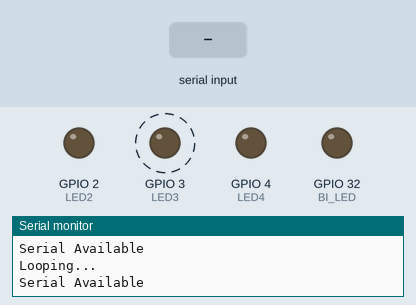
Simulated run of this sketch. Board: ESP32. On the bench: output pins drawn as LEDs (lit = HIGH), the last lines printed to the serial monitor. Dashed ring = blinking. The inputs (shaded band) are chosen by the test bench.

Above: at 2.0 s.
2.1 s: "4" received over Serial
At 2.45 s:
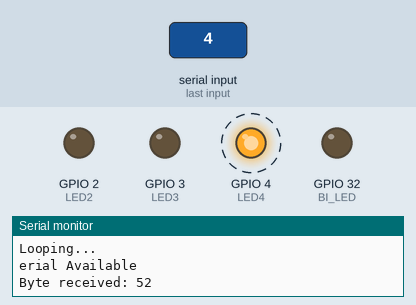
5.1 s: "3" received over Serial
At 5.9 s:
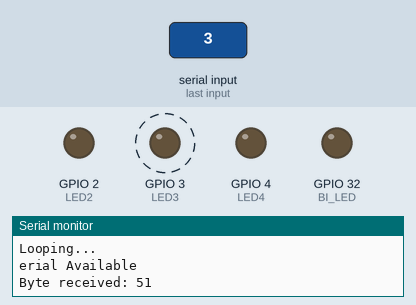
8.1 s: "s" received over Serial
At 8.45 s:
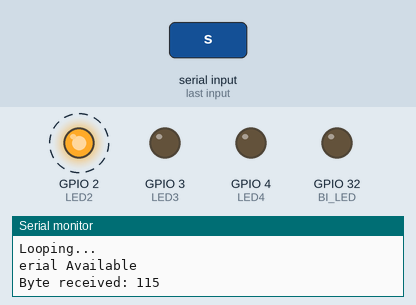
Timing chart, 0 to 17.1 s (numbered marks = the images above; inputs shaded):
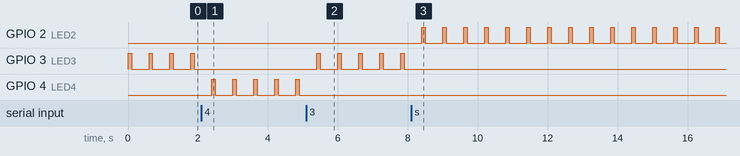

The sketch:

RP2040_Pico_W_Demo1.ino
```cpp
#include <DHT.h>
/*
* The demo bread board is configured with the following
1. Push buttone switch
    - GP11 - GP13
2. LED Output
    - GP2 - GP4
3. DHT11 Sensor
    - Out: GP14
4. Rotary encoder
    - CLK (A): GP18
    - DT (B): GP19
    - Push button SW: GP20
5. UART0: (TX=GP0)/(RX=GP1) are looped together for debug test

Notes:
- For Pico-W, the "port number" of Build-in LED is 32
- Due to the IDE bug, DO NOT use the serial monitor inside the IDE apps. Othewise
  it will crash the system. Please use other serial monitor (for example PUTTY).

*/

#define DHT11_PIN 14
#define LED2 2
#define LED3 3
#define LED4 4

const int BI_LED = 32; //This is the default port number of Pico-W build-in LED
DHT dht11(DHT11_PIN, DHT11);

int counter = 20;
int byte_read = 0;
int led_pos = 3;

void setup() {
  // put your setup code here, to run once:
  Serial.begin(9600); //It doesn't work on IDE's serial monitor
  Serial1.begin (9600); // Init UART0 (pin 1, 2 of rpi pico-W)
  dht11.begin();
  pinMode(BI_LED, OUTPUT);
  pinMode(LED2, OUTPUT);
  pinMode(LED3, OUTPUT);
  pinMode(LED4, OUTPUT);
  digitalWrite(BI_LED, LOW);
  Serial.println("Start application...");

}

void loop() {
  // put your main code here, to run repeatedly:
  //float temperature_reading = dht11.readTemperature();
  //float humidity_reading = dht11.readHumidity();
  digitalWrite(led_pos, HIGH);
  delay(100);
  digitalWrite(led_pos, LOW);
  delay(500);
  Serial.println("Looping...");
  int temp = Serial.available();
  Serial.println("Serial Available" + temp);
  if (Serial.available() > 0) {
    byte_read = Serial.read();

    Serial.print("Byte received: ");
    Serial.println(byte_read, DEC);
    if (byte_read == '3') {
      led_pos = 3;
    }
    else if (byte_read == '4') {
      led_pos = 4;
    }
    else {
      led_pos = 2;
    }
    if (byte_read == 3) { //Data 3 mean ctrl-C
      Serial.print("Halt processing");
      for (;;) {
        if (Serial.available() >0) {
          byte_read = Serial.read();
          if (byte_read == 's')
          break;
        }

      }
    }

  }
}
```

Measured:
- after the input at 2.1 s, GPIO 3 (LED3): stops changing and stays LOW; GPIO 4 (LED4): alternates HIGH for 0.10 s and LOW for 0.50 s, starting after 0.30 s
- after the input at 5.1 s, GPIO 3 (LED3): alternates HIGH for 0.10 s and LOW for 0.50 s, starting after 0.30 s; GPIO 4 (LED4): stops changing and stays LOW
- after the input at 8.1 s, GPIO 2 (LED2): alternates HIGH for 0.10 s and LOW for 0.50 s, starting after 0.31 s; GPIO 3 (LED3): stops changing and stays LOW
- by itself, GPIO 3 (LED3): alternates HIGH for 0.10 s and LOW for 0.50 s
